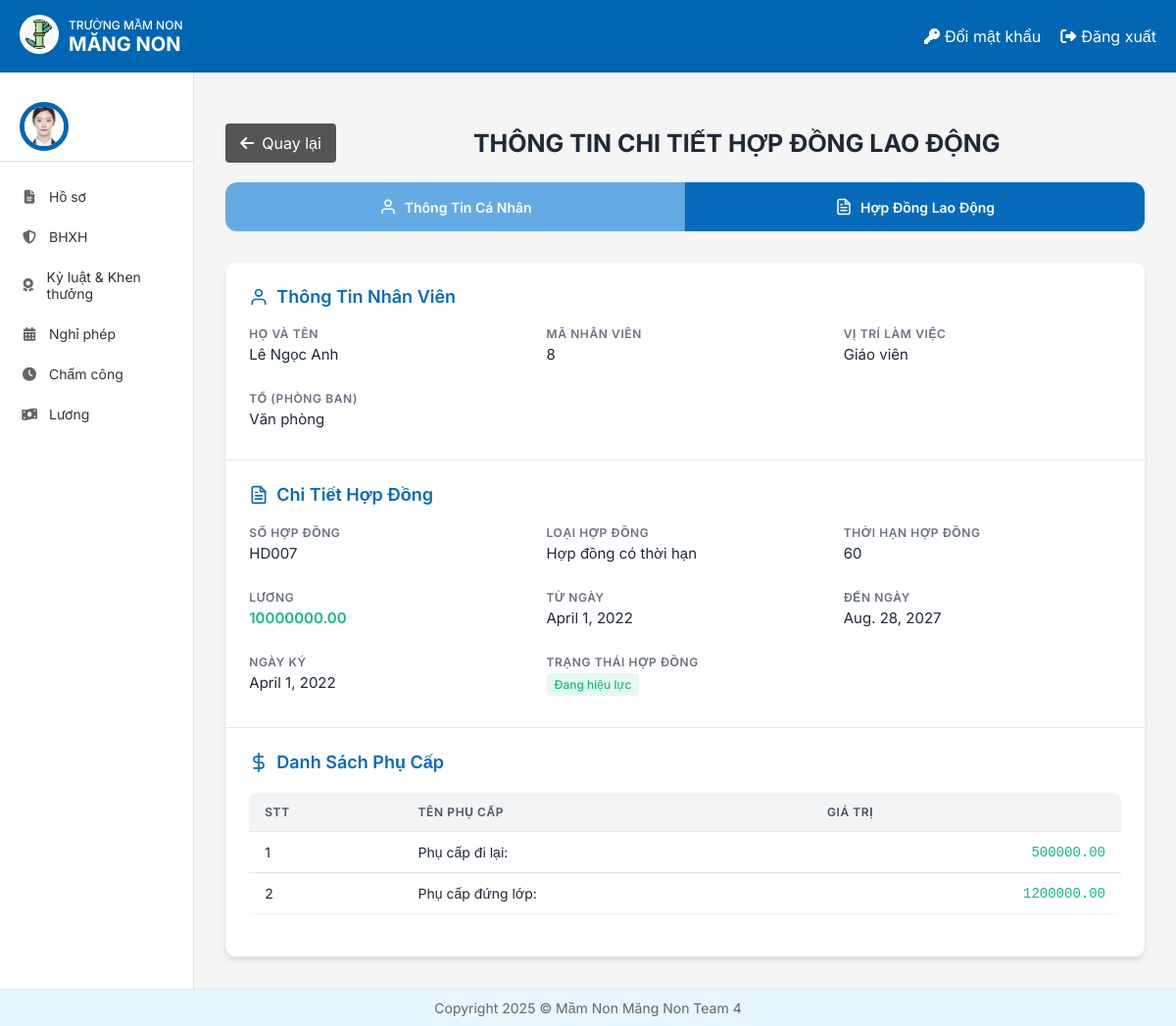
The page /hosochitietHDLD/8/ on the database its author committed.
### HOME/models.py (models this page shows, shortened)
class NhanVien(models.Model):
 user = models.OneToOneField(User, on_delete=models.CASCADE, unique=True, null=False, related_name='nhanvien_home')
 ten_nv = models.CharField(max_length=100)
 anh_ca_nhan = models.ImageField(upload_to='nhanvien/', null=True, blank=True)
 gioi_tinh = models.CharField(max_length=10, choices=[('2', 'Nam'), ('1', 'Nữ')],default='1')
 ngay_sinh = models.DateField(null=True)
 vi_tri_cong_viec = models.CharField(max_length=100, blank=True, null=True)
 to_phong_ban = models.CharField(max_length=50, choices=TO_PHONG_BAN_CHOICES)
 trinh_do_hoc_van = models.CharField(max_length=50, choices=TRINH_DO_HOC_VAN_CHOICES)
 chuyen_nganh = models.CharField(max_length=100, null=True)
 noi_dao_tao = models.CharField(max_length=100)
 nam_tn = models.IntegerField(null=True)
 ngay_cap = models.DateField(null=True)
 noi_cap = models.CharField(max_length=100)
 dia_chi_tam_tru = models.TextField(null=True)
 chuc_vu = models.CharField(max_length=150, null=True)
 so_dien_thoai = models.CharField(
     max_length=10,
     unique=True)
 email = models.EmailField(unique=True, max_length=50, null=True)
 so_cccd = models.CharField(
     max_length=12,
     unique=True
 )
 phu_caps = models.ManyToManyField(PhuCap, through='PhuCapNhanVien',blank=True)
 class Meta:
     db_table = 'HOME_nhanvien'

class HopDongLaoDong(models.Model):
   nhan_vien = models.ForeignKey(NhanVien, on_delete=models.CASCADE)
   so_hop_dong = models.CharField(max_length=50)
   vi_tri_lam_viec = models.CharField(max_length=50, blank=False)
   to_phong_ban = models.CharField(max_length=50, blank=False)
   thoi_han_hop_dong = models.IntegerField(verbose_name='Thời hạn hợp đồng')
   loai_hop_dong = models.CharField(max_length=100, choices=[
       ('Hợp đồng thử việc', 'Hợp đồng thử việc'),
       ('Hợp đồng có thời hạn', 'Hợp đồng có thời hạn')], default='Hợp đồng thử việc')
   luong = models.DecimalField(max_digits=15, decimal_places=2, validators=[MinValueValidator(0)])
   ngay_ky = models.DateField()
   tu_ngay = models.DateField()
   den_ngay = models.DateField()
   TRANG_THAI_HOP_DONG_CHOICES = [
       ('Đang hiệu lực', 'Đang hiệu lực'),
       ('Sắp hết hạn', 'Sắp hết hạn'),
       ('Hết hiệu lực', 'Hết hiệu lực')
   ]
   trang_thai_hop_dong = models.CharField(max_length=50,
                                          choices=TRANG_THAI_HOP_DONG_CHOICES)

class PhuCapNhanVien(models.Model):
   nhan_vien = models.ForeignKey(NhanVien, on_delete=models.CASCADE)
   phu_cap = models.ForeignKey(PhuCap, on_delete=models.CASCADE)

class PhuCap(models.Model):
   ten_phu_cap = models.CharField(max_length=100)
   gia_tri = models.DecimalField(max_digits=10, decimal_places=2)

### HoSo/views.py (the view)
# urls.py: path('hosochitietHDLD/<int:nhan_vien_id>/', hosochitietHDLD, name='QLXemHoSoHDLD'),
def hosochitietHDLD(request, nhan_vien_id):
    nhan_vien = get_object_or_404(NhanVien, id=nhan_vien_id)
    hop_dong = HopDongLaoDong.objects.filter(nhan_vien=nhan_vien).first()
    if not hop_dong:
        return redirect('error_page')  # hoặc hiển thị thông báo lỗi nếu cần
    phu_cap_nhan_vien_list = PhuCapNhanVien.objects.filter(nhan_vien=nhan_vien)
    context = {
        'nhan_vien': nhan_vien,
        'hop_dong': hop_dong,
        'phu_cap_nhan_vien_list': phu_cap_nhan_vien_list,
    }
    return render(request, 'HoSo/hosochitietHDLD.html', context)

### templates/HoSo/hosochitietHDLD.html (shortened to what this page needs)
{% extends "home.html" %}
{% load static %}
{% block page_background %}
<div class="contract-page">
  <div class="header-container" style="display: flex; align-items: center; width: 100%; margin-top: 20px; margin-bottom: 20px; gap: 140px;">
        <a href="{% url 'DanhSachNhanVien' %}" class="btn-back" style="background-color: #555555; color: white; padding: 10px 15px; border-radius: 4px; text-decoration: none; display: flex; align-items: center; min-width: 110px; justify-content: center;">
            <i class="fas fa-arrow-left" style="margin-right: 8px;"></i> Quay lại
        </a>
        <h1 class="main-title" style="font-size: 25px; font-weight: bold; margin: 0;">THÔNG TIN CHI TIẾT HỢP ĐỒNG LAO ĐỘNG</h1>
    </div>
  <div class="tab-navigation">
    <a href="{% url 'QLXemHoSo' nhan_vien.id %}" class="tab-link inactive">
      <svg class="tab-icon" viewBox="0 0 24 24" fill="none" stroke="currentColor" stroke-width="2" stroke-linecap="round" stroke-linejoin="round">
        <path d="M20 21v-2a4 4 0 0 0-4-4H8a4 4 0 0 0-4 4v2"></path>
        <circle cx="12" cy="7" r="4"></circle>
      </svg>
      Thông Tin Cá Nhân
    </a>
    <a href="{% url 'QLXemHoSoHDLD' nhan_vien.id %}" class="tab-link active">
      Hợp Đồng Lao Động
    </a>
  </div>
  <div class="contract-card">
    <div class="employee-info-section">
      <h3 class="section-title">
        <svg class="section-icon" viewBox="0 0 24 24" fill="none" stroke="currentColor" stroke-width="2" stroke-linecap="round" stroke-linejoin="round">
          <path d="M20 21v-2a4 4 0 0 0-4-4H8a4 4 0 0 0-4 4v2"></path>
          <circle cx="12" cy="7" r="4"></circle>
        </svg>
        Thông Tin Nhân Viên
      </h3>
      <div class="info-grid">
        <div class="info-field">
          <div class="field-label">Họ và tên</div>
          <div class="field-value">{{ nhan_vien.ten_nv }}</div>
        </div>
        <div class="info-field">
          <div class="field-label">Mã nhân viên</div>
          <div class="field-value">{{ nhan_vien.id }}</div>
        </div>
        <div class="info-field">
          <div class="field-label">Vị trí làm việc</div>
          <div class="field-value">{{ nhan_vien.vi_tri_cong_viec }}</div>
        </div>
        <div class="info-field">
          <div class="field-label">Tổ (Phòng ban)</div>
          <div class="field-value">{{ nhan_vien.to_phong_ban }}</div>
        </div>
      </div>
    </div>
    <div class="contract-details-section">
      <h3 class="section-title">
        Chi Tiết Hợp Đồng
      </h3>
      <div class="info-grid">
        <div class="info-field">
          <div class="field-label">Số hợp đồng</div>
          <div class="field-value">{{ hop_dong.so_hop_dong }}</div>
        </div>
        <div class="info-field">
          <div class="field-label">Loại hợp đồng</div>
          <div class="field-value">{{ hop_dong.loai_hop_dong }}</div>
        </div>
        <div class="info-field">
          <div class="field-label">Thời hạn hợp đồng</div>
          <div class="field-value">{{ hop_dong.thoi_han_hop_dong }}</div>
        </div>
        <div class="info-field">
          <div class="field-label">Lương</div>
          <div class="field-value salary">{{ hop_dong.luong }}</div>
        </div>
        <div class="info-field">
          <div class="field-label">Từ ngày</div>
          <div class="field-value">{{ hop_dong.tu_ngay }}</div>
        </div>
        <div class="info-field">
          <div class="field-label">Đến ngày</div>
          <div class="field-value">{{ hop_dong.den_ngay }}</div>
        </div>
        <div class="info-field">
          <div class="field-label">Ngày ký</div>
          <div class="field-value">{{ hop_dong.ngay_ky }}</div>
        </div>
        <div class="info-field">
          <div class="field-label">Trạng thái hợp đồng</div>
          <div class="field-value status">{{ hop_dong.trang_thai_hop_dong }}</div>
        </div>
      </div>
    </div>
    <div class="allowances-section">
      <h3 class="section-title">
        <svg class="section-icon" viewBox="0 0 24 24" fill="none" stroke="currentColor" stroke-width="2" stroke-linecap="round" stroke-linejoin="round">
          <line x1="12" y1="1" x2="12" y2="23"></line>
          <path d="M17 5H9.5a3.5 3.5 0 0 0 0 7h5a3.5 3.5 0 0 1 0 7H6"></path>
        </svg>
        Danh Sách Phụ Cấp
      </h3>
      <div class="table-container">
        <table class="allowances-table">
          <thead>
            <tr>
              <th>STT</th>
              <th>Tên phụ cấp</th>
              <th>Giá trị</th>
            </tr>
          </thead>
          <tbody>
            {% for phu_cap_nv in phu_cap_nhan_vien_list %}
            <tr>
              <td>{{ forloop.counter }}</td>
              <td>{{ phu_cap_nv.phu_cap.ten_phu_cap }}</td>
              <td class="amount">{{ phu_cap_nv.phu_cap.gia_tri|floatformat:2 }}</td>
            </tr>
            {% endfor %}
          </tbody>
        </table>
      </div>
    </div>
  </div>
</div>
<link rel="stylesheet" href="{% static 'css/HDLDnhanvien.css' %}">
{% endblock %}

### templates/home.html (shortened to what this page needs)
<!DOCTYPE html>
{% load static %}
<html lang="vi">
<head>
    <link rel="stylesheet" href="{% static 'css/style.css' %}">
    <link rel="stylesheet" href="https://cdnjs.cloudflare.com/ajax/libs/font-awesome/6.4.0/css/all.min.css">
</head>
<body>
    <div class="container">
        <header class="header">
            <div class="logo-container">
                <a href="{% url 'home' %}">
                    <img src="{% static 'images/logo.jpg' %}" alt="Logo" class="logo-img">
                </a>
                <div class="logo-text">
                    <div class="school-type">TRƯỜNG MẦM NON</div>
                    <div class="school-name"><b>MĂNG NON</b></div>
                </div>
            </div>
            <div class="header-actions">
                <a href="{% url 'change_password' %}" class="header-link">
                    <i class="fas fa-key"></i> Đổi mật khẩu
                </a>
                <a href="{% url 'logout' %}" class="header-link">
                    <i class="fas fa-sign-out-alt"></i> Đăng xuất
                </a>
            </div>
        </header>
        <div class="content">
            <aside class="sidebar">
                <div class="user-profile">
                    <div class="avatar_home">
                        <img src="{{ nhan_vien.anh_ca_nhan.url }}" alt="User Avatar">
                    </div>
                </div>
                <nav class="sidebar-nav">
                    <a href="{% url 'Redirect_hoso_view' %}" class="nav-item"><i class="fas fa-file-alt"></i> Hồ sơ</a>
                    <a href="{% url 'redirectBHXH' %}" class="nav-item"><i class="fas fa-shield-alt"></i> BHXH</a>
                    <a href="{% url 'ky_luat_khen_thuong' %}" class="nav-item"><i class="fas fa-award"></i> Kỷ luật & Khen thưởng</a>
                    <a href="{% url 'DanhSachNP_redirect' %}" class="nav-item"><i class="fas fa-calendar-alt"></i> Nghỉ phép</a>
                    <a href="{% url 'cham_cong' %}" class="nav-item"><i class="fas fa-clock"></i> Chấm công</a>
                    <a href="{% url 'chuyen_huong_luong' %}" class="nav-item"><i class="fas fa-money-bill-wave"></i> Lương</a>
                </nav>
            </aside>
            {% block page_background %}{% endblock %}
        </div>
        <footer class="footer">
            <p>Copyright 2025 © Mầm Non Măng Non Team 4</p>
        </footer>
    </div>
</body>
</html>

### static/css/style.css (style rules this page uses)
* { margin: 0; padding: 0; box-sizing: border-box; font-family: 'Inter', sans-serif; }
body { background-color: #f5f5f5; }
.container { display: flex; flex-direction: column; min-height: 100vh; }
.header { background-color: #0066b3; color: white; padding: 15px 20px; display: flex; justify-content: space-between; align-items: center; }
.logo-container { display: flex; align-items: center; }
.logo-img { width: 40px; height: 40px; margin-right: 10px; background-color: white; border-radius: 50%; padding: 5px; }
.logo-text { display: flex; flex-direction: column; }
.school-type { font-size: 12px; font-weight: 500; }
.school-name { font-size: 20px; font-weight: bold; }
.header-actions { display: flex; gap: 20px; }
.header-link { color: white; text-decoration: none; display: flex; align-items: center; gap: 5px; }
.content { display: flex; flex: 1; }
.sidebar { width: 240px; background-color: white; border-right: 1px solid #e0e0e0; padding: 20px 0; }
.user-profile { display: flex; align-items: center; padding: 10px 20px; border-bottom: 1px solid #e0e0e0; margin-bottom: 15px; }
.avatar_home { width: 50px; height: 50px; border-radius: 50%; overflow: hidden; margin-right: 10px; border: 5px solid #0066b3; }
.avatar_home img { width: 100%; height: 100%; object-fit: cover; }
.sidebar-nav { display: flex; flex-direction: column; }
.nav-item { padding: 12px 20px; color: #333; text-decoration: none; display: flex; align-items: center; gap: 10px; font-size: 14px; transition: background-color 0.2s; }
.nav-item i { width: 20px; text-align: center; color: #666; }
.footer { background-color: #e6f7ff; padding: 10px 20px; text-align: center; color: #666; font-size: 14px; border-top: 1px solid #d1e9ff; margin-top: auto; z-index: 2; }

### rows shown on the page
NhanVien: anh_ca_nhan (picture), ten_nv "Lê Ngọc Anh", id "8", vi_tri_cong_viec "Giáo viên", to_phong_ban "Văn phòng"
HopDongLaoDong: so_hop_dong "HD007", loai_hop_dong "Hợp đồng có thời hạn", thoi_han_hop_dong "60", luong "10000000.00", tu_ngay "April 1, 2022", den_ngay "Aug. 28, 2027", ngay_ky "April 1, 2022", trang_thai_hop_dong "Đang hiệu lực"
PhuCapNhanVien: phu_cap.ten_phu_cap "Phụ cấp đi lại:", phu_cap.gia_tri "500000.00"
PhuCapNhanVien: phu_cap.ten_phu_cap "Phụ cấp đứng lớp:", phu_cap.gia_tri "1200000.00"
